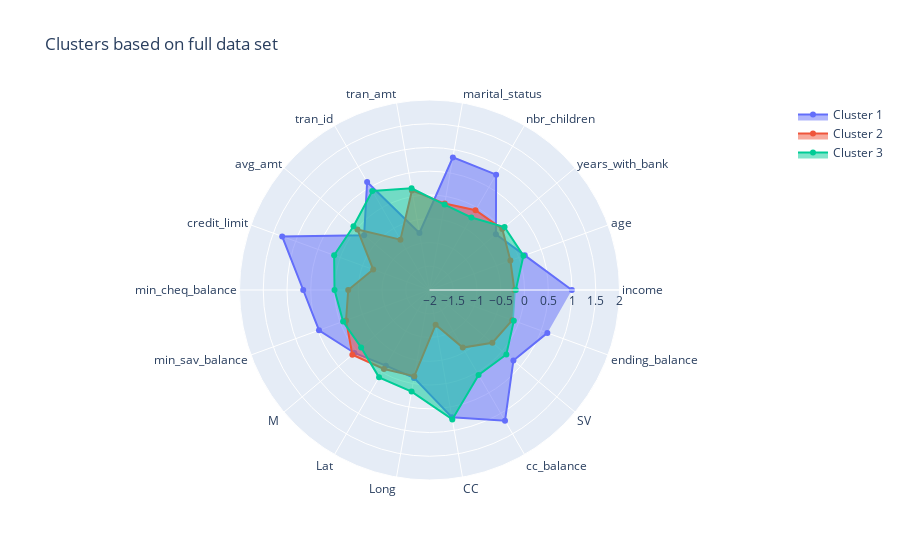

The notebook cell this image was saved under:
### Code cell
import plotly.graph_objects as go

categories = df_full.columns[:-2]

fig = go.Figure()

fig.add_trace(go.Scatterpolar(
      r=df_1_mean,
      theta=categories,
      fill='toself',
      name='Cluster 1'
))

fig.add_trace(go.Scatterpolar(
      r=df_2_mean,
      theta=categories,
      fill='toself',
      name='Cluster 2'
))

fig.add_trace(go.Scatterpolar(
      r=df_3_mean,
      theta=categories,
      fill='toself',
      name='Cluster 3'
))

fig.update_layout(
  polar=dict(
    radialaxis=dict(
      visible=True,
      range=[-2, 2]
    )),
  showlegend=True,
  title="Clusters based on full data set"
)

fig.show()

### Figure 1 — Plotly figure (JSON) as saved in the notebook; plotly's stock layout.template omitted (floating-point values rounded to 4 significant figures)
{"data": [{"fill": "toself", "name": "Cluster 1", "r": [0.9972, 0.1349, -0.1753, 0.8042, 0.8344, -0.7795, 0.6259, -0.2037, 1.301, 0.6588, 0.4761, 0.06268, -0.1613, -0.1212, 0.7217, 1.179, 0.3062, 0.6406, 0], "theta": ["income", "age", "years_with_bank", "nbr_children", "marital_status", "tran_amt", "tran_id", "avg_amt", "credit_limit", "min_cheq_balance", "min_sav_balance", "M ", "Lat", "Long", "CC  ", "cc_balance", "SV  ", "ending_balance"], "type": "scatterpolar"}, {"fill": "toself", "name": "Cluster 2", "r": [-0.2135, -0.1877, -0.0001824, -0.06206, -0.1523, 0.1283, -0.7764, -0.01983, -0.7391, -0.289, -0.1303, 0.12, -0.08096, -0.1578, -1.258, -0.5994, -0.2722, -0.1452, 1], "theta": ["income", "age", "years_with_bank", "nbr_children", "marital_status", "tran_amt", "tran_id", "avg_amt", "credit_limit", "min_cheq_balance", "min_sav_balance", "M ", "Lat", "Long", "CC  ", "cc_balance", "SV  ", "ending_balance"], "type": "scatterpolar"}, {"fill": "toself", "name": "Cluster 3", "r": [-0.1828, 0.1046, 0.06281, -0.237, -0.1744, 0.1743, 0.4081, 0.08898, 0.1365, -0.0003627, -0.06417, -0.1201, 0.1236, 0.1718, 0.7661, 0.0662, 0.1121, -0.1108, 2], "theta": ["income", "age", "years_with_bank", "nbr_children", "marital_status", "tran_amt", "tran_id", "avg_amt", "credit_limit", "min_cheq_balance", "min_sav_balance", "M ", "Lat", "Long", "CC  ", "cc_balance", "SV  ", "ending_balance"], "type": "scatterpolar"}], "layout": {"autosize": true, "polar": {"angularaxis": {"type": "category"}, "radialaxis": {"autorange": false, "range": [-2, 2], "type": "linear", "visible": true}}, "showlegend": true, "title": {"text": "Clusters based on full data set"}}}
